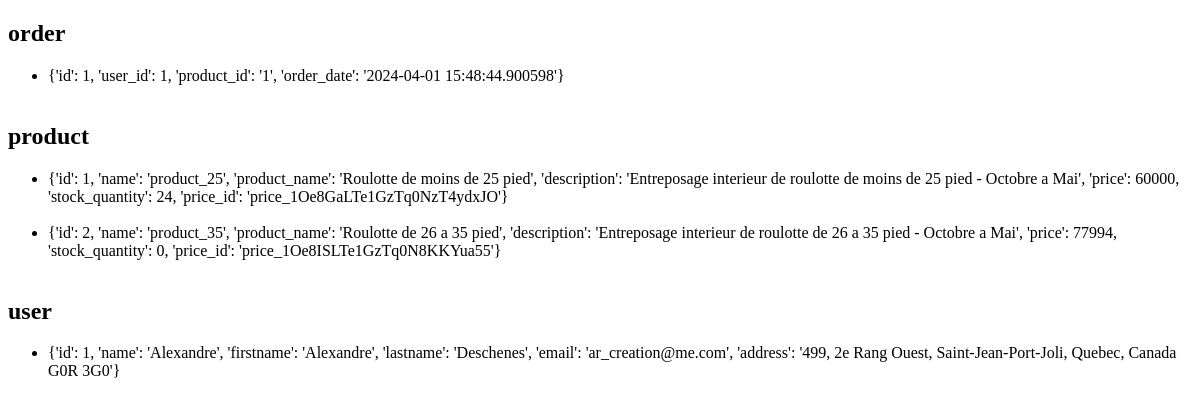
The app's page /db_dashboard, older data.
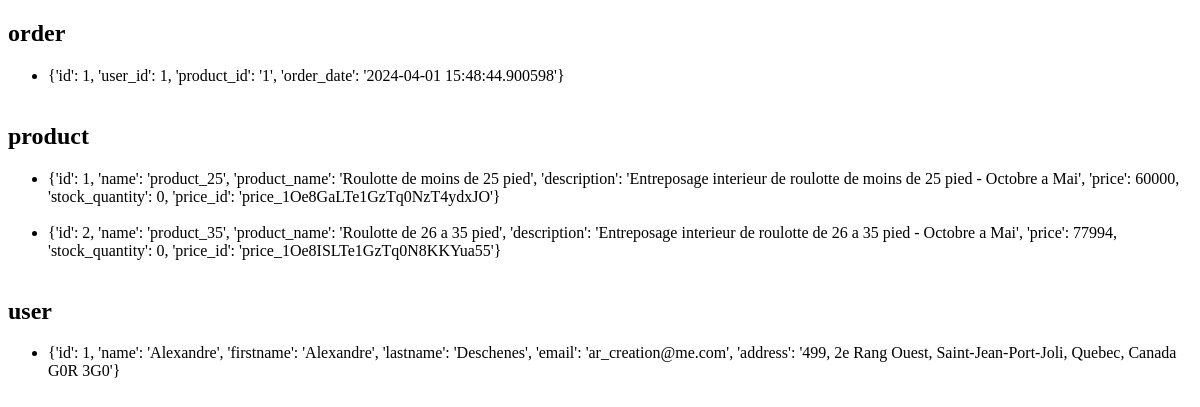
The same page, newer data.
### app.py (models this page shows, shortened)
class Order(db.Model):
    id = db.Column(db.Integer, primary_key=True)
    user_id = db.Column(db.Integer, db.ForeignKey('user.id'), nullable=False)
    product_id = db.Column(db.String(100), db.ForeignKey('product.id'), nullable=False)
    order_date = db.Column(db.DateTime, default=datetime.utcnow, nullable=False)
    user = db.relationship('User', backref=db.backref('orders', lazy=True))
    product = db.relationship('Product', backref=db.backref('orders', lazy=True))

class Product(db.Model):
    id = db.Column(db.Integer, primary_key=True)
    name = db.Column(db.String(100), nullable=False)
    product_name = db.Column(db.String(100), nullable=False)
    description = db.Column(db.String(100), nullable=False)
    price = db.Column(db.Integer, nullable=False)
    stock_quantity = db.Column(db.Integer, nullable=False)
    price_id = db.Column(db.String(100), nullable=False)

class User(db.Model):
    id = db.Column(db.Integer, primary_key=True)
    name = db.Column(db.String(100), nullable=False)
    firstname = db.Column(db.String(100), nullable=False)
    lastname = db.Column(db.String(100), nullable=False)
    email = db.Column(db.String(80), unique=True, nullable=False)
    address = db.Column(db.String(100), nullable=False)

### app.py (the view)
@app.route('/db_dashboard')
@auth.login_required
def db_dashboard():
    inspector = inspect(db.engine)
    tables = inspector.get_table_names()
    tables_data = {}
    for table in tables:
        query = text(f'SELECT * FROM "{table}"')
        result = db.session.execute(query)
        print(result)
        data = [row._asdict() for row in result]
        tables_data[table] = data
    return render_template('db_dashboard.html', tables=tables_data)

### templates/db_dashboard.html (shortened to what this page needs)
<!DOCTYPE html>
<html>
<head>
</head>
<body>
    {% for table, data in tables.items() %}
        <h2>{{ table }}</h2>
        <ul>
            {% for item in data %}
                <li>{{ item }}</li>
                <br>
            {% endfor %}
        </ul>
    {% endfor %}
</body>
</html>

Row changes from the older to the newer data that the page shows:
changed Product (number 1 of 2 on the later page): item "…Mai', 'price': 60000, 'stock_quantity': 24, 'price_id': 'price_1Oe8GaLTe1GzTq0NzT4ydxJO'}" → "…Mai', 'price': 60000, 'stock_quantity': 0, 'price_id': 'price_1Oe8GaLTe1GzTq0NzT4ydxJO'}"
